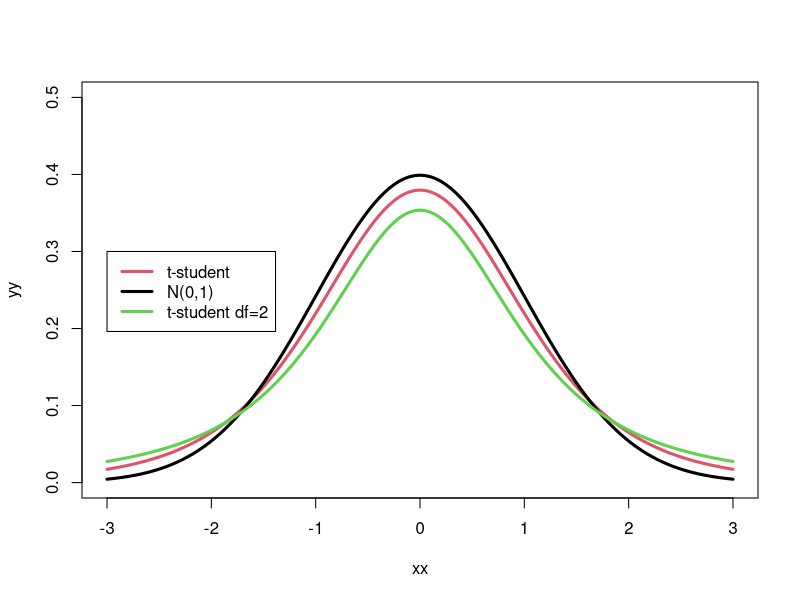
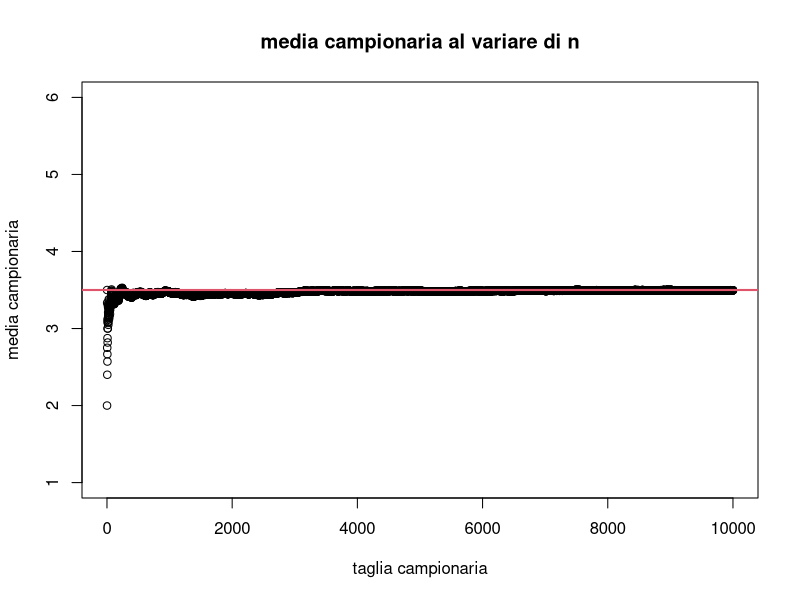
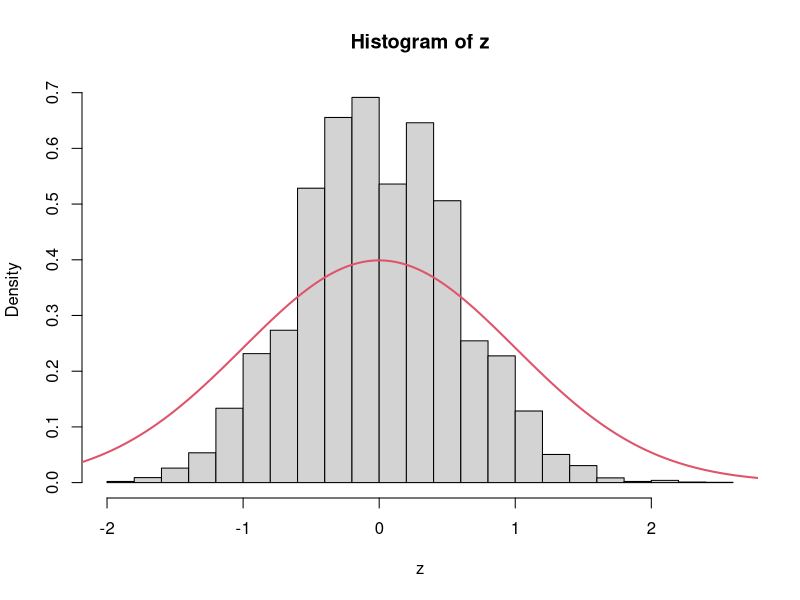

These charts were generated, in order, by the following R code:
# LAB-2
## 

#confrontiamo distribuzione t-student con N(0,1)####
xx <- seq(-3,3 , 0.01)
yy <- dt(xx, df = 5) #Crea t-student
plot(xx, yy, type = "l", col = 2, lwd = 3, ylim = c(0, 0.5))

yy.norm <- dnorm(xx)
lines(xx, yy.norm, col = 1, lwd = 3)

yy2 <- dt(xx, df = 2) #Crea t-student
lines(xx, yy2, col = 3, lwd = 3)

legend(-3, 0.3, legend = c("t-student", "N(0,1)", "t-student df=2"), 
       col = c(2,1,3), lwd = 3 )


#rappresentare la Legge dei grandi numeri (LGN)####
tempo_inizio <- system.time({
  Omega <- 1:6
  n <- 10000
  x <- sample(Omega, size = n, replace = TRUE)  # vettore di lunghezza "size" contenente i lanci del dado
  
  media <- cumsum(x)/1:n   # "cumsum" effettua somme cumulate e la divisione viene 
  # fatta componente per componente
  plot(media, xlab = "taglia campionaria", ylab = "media campionaria", 
       main = "media campionaria al variare di n",
       ylim = c(1,6) )
  abline(h=3.5, col = 2, lwd = 2)
})

print(tempo_inizio)



#rappresentare TLC####

n <- 40  # taglia delle X
m <- 10000 # taglia delle Z
x <- sample(1:6, size = m*n, replace = TRUE)
A <- matrix(x, ncol = n)  # contiene tutte le estrazioni fatte. dim = m x n .
dim(A)
medie.camp <- apply(A,1,mean) # applica la funzione "mean" a ciascuna riga della matrice A
length(medie.camp)
# dobbiamo standardizzare, serve calcolare media e varianza teorica:
media.teo <- 1:6 %*% rep(1/6, 6)  
# "rep" ripete il valore 1/6 in una sequenza con 6 elementi. In questo caso è il vettore delle probabilità
# %*%  calcola il prodotto scalare tra vettori

var.teo.0 <- (1:6 - media.teo)^2 %*% rep(1/6, 6) 
var.teo.1 <- (1:6 - rep(media.teo,6))^2 %*% rep(1/6, 6) 
var.teo.2 <- mean((1:6 - rep(media.teo,6))^2)
var.camp <- mean(x^2) - media.teo^2  

z <- (medie.camp - media.teo) / (var.teo.0 / sqrt(n))
length(z)
hist(z, freq = FALSE, breaks = 25)  # L'opzione freq = FALSE genera l'istogramma con le densita' di frequenza 
# (aree dei rettangoli possono essere interpretate come probabilita')
lines(xx, dnorm(xx), col = 2, lwd =2)
